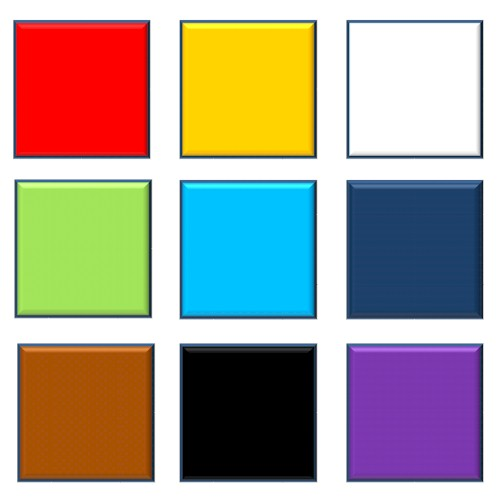
#> input picture color.jpg, 500 x 500 px, found by its file name
$ jupyter execute 'color identification.ipynb'
#> lines starting #> are read from the running program, lines starting #| are printed output that depends on the picture
[cell 1]
from sklearn.cluster import KMeans
import matplotlib.pyplot as plt
import numpy as np
import cv2
from collections import Counter
from skimage.color import rgb2lab, deltaE_cie76
import os

[cell 2]
image = cv2.imread ('C:\\Users\\HP\\Downloads\\color.jpg')
#> image is the input picture: shape (500, 500, 3); mean B, G, R 148.2, 160.6, 169.6
print("The type of this input is {}".format(type(image)))
#| The type of this input is <class 'numpy.ndarray'>
print("Shape: {}".format(image.shape))
#| Shape: (500, 500, 3)
plt.imshow(image)

[cell 3]
image = cv2.cvtColor(image, cv2.COLOR_BGR2RGB)
plt.imshow(image)

[cell 4]
gray_image = cv2.cvtColor(image, cv2.COLOR_BGR2GRAY)
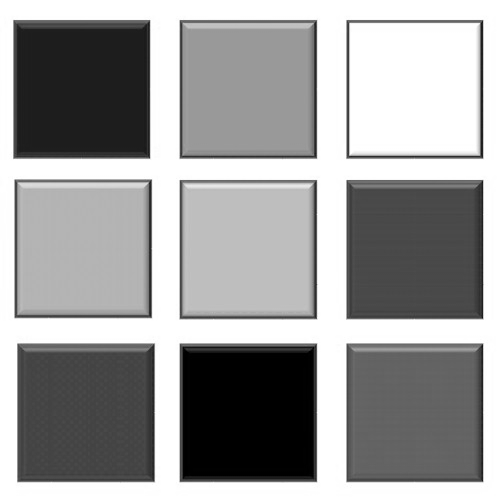
#> gray_image: shape (500, 500); min 0, max 255, mean 158
plt.imshow(gray_image, cmap='gray')

[cell 5]
resized_image = cv2.resize(image, (1200, 600))
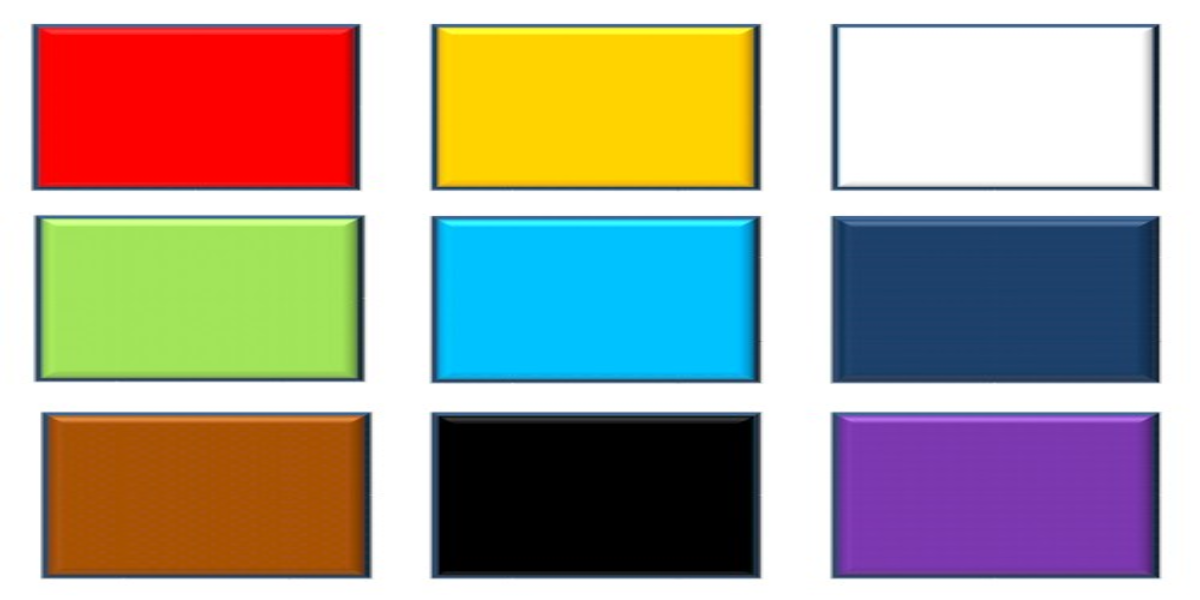
#> resized_image: shape (600, 1200, 3); mean R, G, B 169.6, 160.6, 148.2
plt.imshow(resized_image)

[cell 6]
def RGB2HEX(color):
    return "#{:02x}{:02x}{:02x}".format(int(color[0]), int(color[1]), int(color[2]))

[cell 7]
def get_image(image_path):
    image = cv2.imread(image_path)
    image = cv2.cvtColor(image, cv2.COLOR_BGR2RGB)
    return image

[cell 8]
def  get_colors(image,number_of_colors,show_chart):
#> called with number_of_colors = 8, show_chart = True
     modified_image = cv2.resize(image, (600, 400), interpolation = cv2.INTER_AREA)
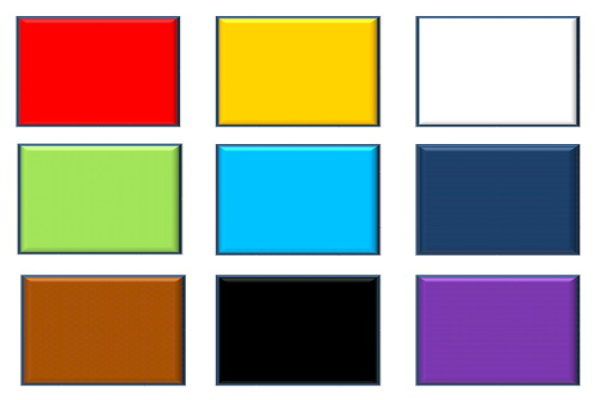
#> modified_image: shape (400, 600, 3); mean R, G, B 169.6, 160.6, 148.2
     modified_image = modified_image.reshape(modified_image.shape[0]*modified_image.shape[1], 3)
     clf = KMeans(n_clusters = number_of_colors)
     labels = clf.fit_predict(modified_image)
     counts = Counter(labels)
#> counts = {1: 90947, 7: 19448, 3: 27751, 6: 18830, 5: 16783, 2: 33079, 4: 16521, 0: 16641}

     center_colors = clf.cluster_centers_
     # We get ordered colors by iterating through the keys
     ordered_colors = [center_colors[i] for i in counts.keys()]
#> ordered_colors = [[252.8, 253.3, 253.4], [121, 66.58, 170.3], [41.44, 69.38, 100.8], [162.3, 220.6, 101.3], [1.96, 2.63, 3.44], [208.3, 42.85, 5.97], [252.7, 209.5, 3.73], [2.98, 193, 251.6]]
     hex_colors = [RGB2HEX(ordered_colors[i]) for i in counts.keys()]
#> hex_colors = ['#7842aa', '#02c0fb', '#a2dc65', '#fcd103', '#d02a05', '#294564', '#010203', '#fcfdfd']
     rgb_colors = [ordered_colors[i] for i in counts.keys()]
#> rgb_colors = [[121, 66.58, 170.3], [2.98, 193, 251.6], [162.3, 220.6, 101.3], [252.7, 209.5, 3.73], [208.3, 42.85, 5.97], [41.44, 69.38, 100.8], [1.96, 2.63, 3.44], [252.8, 253.3, 253.4]]

     if (show_chart):
        plt.figure(figsize = (8, 6))
        plt.pie(counts.values(), labels = hex_colors, colors = hex_colors)

        return rgb_colors

[cell 9]
get_colors(get_image('C:\\Users\\HP\\Downloads\\color.jpg'), 8, True)
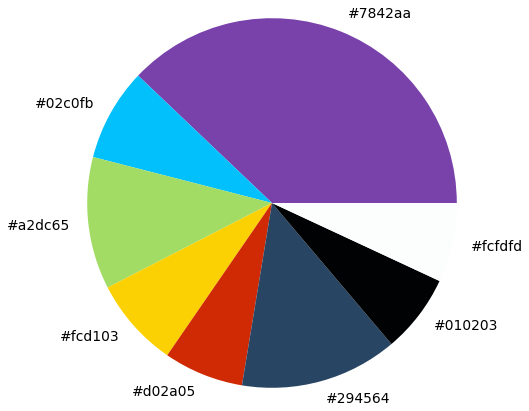
#> figure drawn by matplotlib, 1 panel
